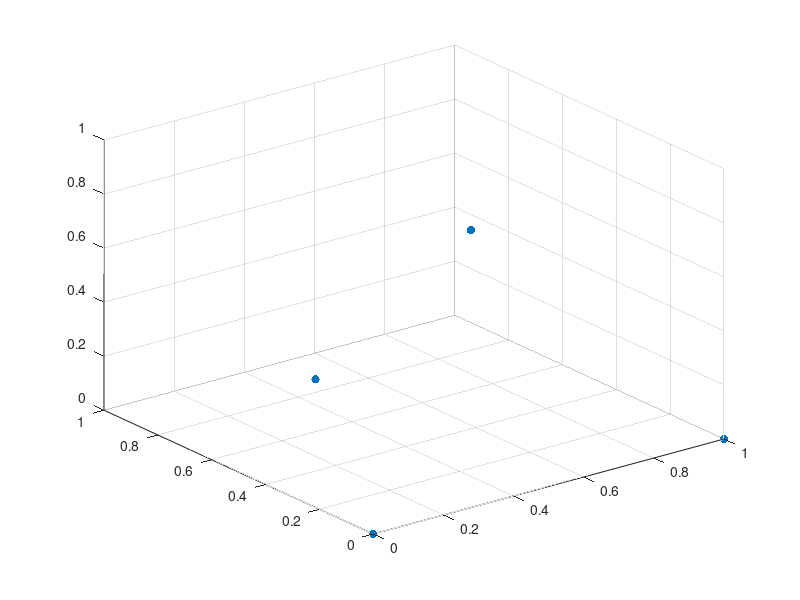

MATLAB code for this plot: (Note: this script raises an error after producing the figure.)
clearvars;

v_ha = [0;0;0];
v_ha_mut = [1;0;0];
v_la = [0.5;sqrt(3)/2;0];
v_la_mut = [.5;sqrt(3)/6;sqrt(2/3)];

v = [v_la,v_la_mut,v_ha,v_ha_mut];



%%
f=figure;
scatter3(v(1,:),v(2,:),v(3,:),'filled')
f.Position(1) = 1547;
f.Position(3:4) = [664 543];
hold on;
view(-32,9)
%%
cohort_name = "cohort_221021113614089";
path_to_cohort_file = sprintf("../data/%s/%s.mat",cohort_name,cohort_name);
load(path_to_cohort_file,"total_runs","ids")

for si = 1:total_runs
sim_name = ids(si);

path_to_sim_folder = sprintf("../data/%s",sim_name);

load(sprintf("%s/output_final.mat",path_to_sim_folder),"tracked")

a = tracked.tumor_types./tracked.NT;
a = reshape(a,[],4)';


%%
% scatter3(v(1,:)*a,v(2,:)*a,v(3,:)*a,10,'green','filled')
plot3(v(1,:)*a,v(2,:)*a,v(3,:)*a,'black',"LineWidth",1)
end